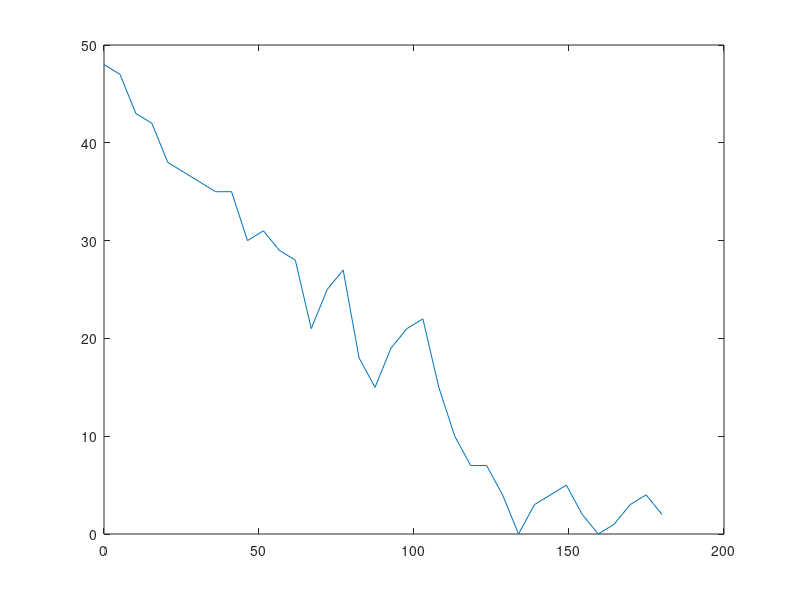

Recreate this plot in MATLAB.
tout = linspace(0,180,36);
tep = [125 124 120 119 115 114 113 112 112 107 108 106, ...
       105 98 102 104 95 92 96 98 99 92 87 84, ...
       84, 81, 77, 80, 81, 82, 79, 77, 78, 80, 81, 79];

plot(tout,tep)


tepN = tep -77;
plot(tout,tepN)
save('tep.mat');